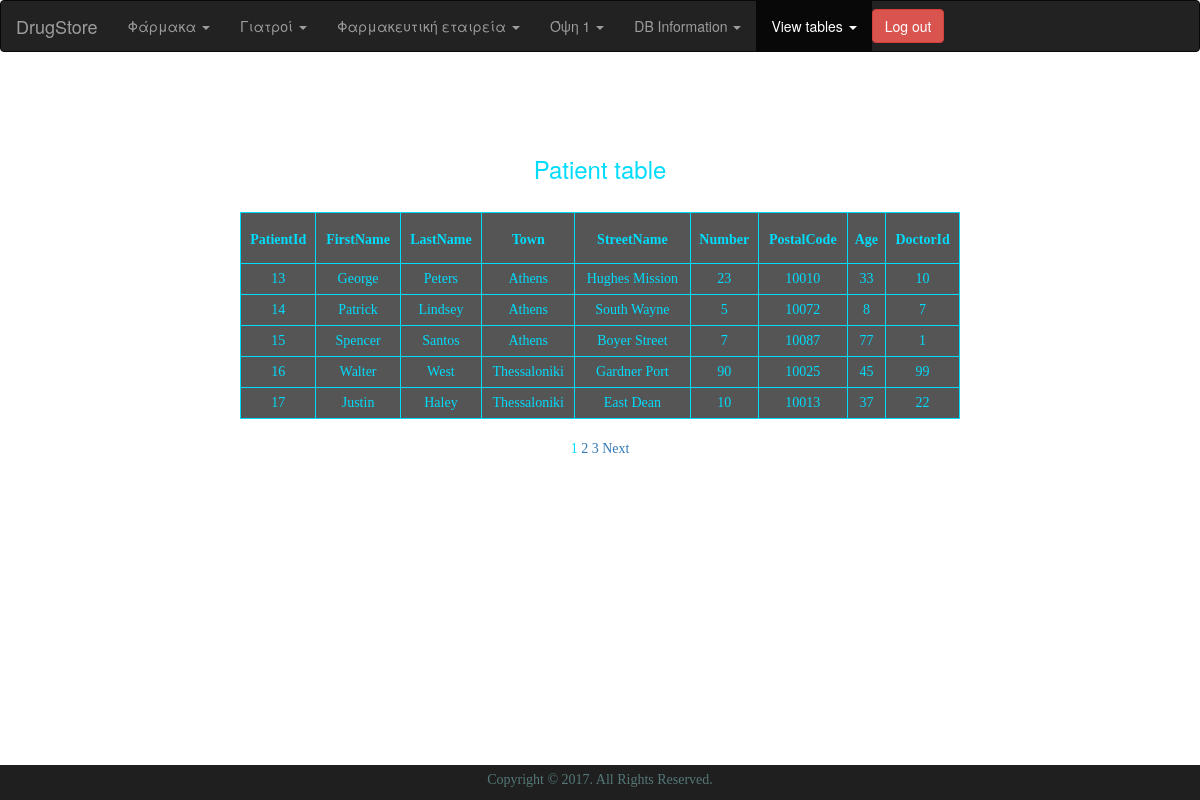
Page /site2/view_patient.php (signed in) on the committed database.
### tables this page shows
create table Patient(
PatientId int not null AUTO_INCREMENT ,
FirstName varchar(15) not null,
LastName varchar(15) not null,
Town varchar(20) not null,
StreetName varchar(20) ,
Number int  check(Number>0),
PostalCode int check(PostalCode>0),
Age int check(Age>0),
DoctorId int not null,
foreign key(DoctorId) references Doctor(DoctorId),
primary key(PatientId) );

### site2/view_patient.php (the view, shortened to what this page needs)
<!DOCTYPE html>
<html lang="en">
<head>
  <link href="css/bootstrap.min.css" rel="stylesheet">
</head>
<body background="images/30.jpg">
<div>
<nav class="navbar navbar-inverse">
  <div class="container-fluid">
    <div class="navbar-header">
      <a class="navbar-brand" href="http://localhost:8888/site2/index.php">DrugStore</a>
    </div>
    <ul class="nav navbar-nav">
	  <li class="dropdown">
	  	<a class="dropdown-toggle" data-toggle="dropdown" href="#">Φάρμακα
	    	<span class="caret"></span></a>
	        </li>
      <li>
	  <li class="dropdown">
	  	<a class="dropdown-toggle" data-toggle="dropdown" href="#">Γιατροί
	    	<span class="caret"></span></a>
	        </li>
      <li>
  	  <li class="dropdown">
  	  	<a class="dropdown-toggle" data-toggle="dropdown" href="#">Φαρμακευτική εταιρεία
  	    	<span class="caret"></span></a>
  	        </li>
        <li>
  	  <li class="dropdown">
  	  	<a class="dropdown-toggle" data-toggle="dropdown" href="#">Όψη 1
  	    	<span class="caret"></span></a>
  	        </li>
        <li>
		<li class="dropdown">
			<a class="dropdown-toggle" data-toggle="dropdown" href="#">DB Information
		  	<span class="caret"></span></a>
		      </li>
	<li>
  	  <li class="active">
  	  	<a class="dropdown-toggle" data-toggle="dropdown" href="#">View tables
  	    	<span class="caret"></span></a>
  	        </li>
        <li>
			<button class="btn btn-danger navbar-btn navbar-right"><a href="logout.php"><font color="white">Log out</font></a></button>
    </ul>
  </div>
</nav>
<?php
		require_once('mysqli_connect.php');
		$display = 5;
		if (isset($_GET['p']) && is_numeric($_GET['p'])){
			$pages = $_GET['p'];
		}else{
			$q = "SELECT COUNT(PatientId) FROM Patient";
			$r = @mysqli_query($conn, $q);
			$row = @mysqli_fetch_array($r, MYSQLI_NUM);
			$records = $row[0];
			if ($records > $display){
				$pages = ceil($records/$display);
			}else{
				$pages = 1;
			}
		}
		if (isset($_GET['s']) && is_numeric($_GET['s'])){
			$start = $_GET['s'];
		}else{
			$start = 0;
		}
		$q = "SELECT PatientId,FirstName,LastName,Town,StreetName,Number,PostalCode,Age,DoctorId FROM Patient ORDER BY PatientId ASC LIMIT $start, $display";
		$r = @mysqli_query($conn, $q);
		echo '<h3>Patient table</h3>';
		echo '</br><table align="center" cellspacing="3" cellpadding="3" width="60%">
			<tr>
				<td align="left"><h5><b>PatientId</b></h5></td>
				<td align="left"><h5><b>FirstName</b></h5></td>
				<td align="left"><h5><b>LastName</b></h5></td>
				<td align="left"><h5><b>Town</b></h5></td>
				<td align="left"><h5><b>StreetName</b></h5></td>
				<td align="left"><h5><b>Number</b></h5></td>
				<td align="left"><h5><b>PostalCode</b></h5></td>
				<td align="left"><h5><b>Age</b></h5></td>
				<td align="left"><h5><b>DoctorId</b></h5></td>
			</tr>';
		while ($row = mysqli_fetch_array($r, MYSQLI_ASSOC)){
			echo '<tr>
					<td align="left">' . $row['PatientId'] . '</td>
					<td align="left">' . $row['FirstName'] . '</td>
					<td align="left">' . $row['LastName'] . '</td>
					<td align="left">' . $row['Town'] . '</td>
					<td align="left">' . $row['StreetName'] . '</td>
					<td align="left">'  . $row['Number'] . '</td>
					<td align="left">' . $row['PostalCode'] . '</td>
					<td align="left">' . $row['Age'] . '</td>
					<td align="left">' . $row['DoctorId'] . '</td>
				  </tr>';
		}
		echo '</table>';
		if ($pages > 1){
			echo '<br /><p>';
			$current_page = ($start/$display)+1;
				for ($i=1; $i<=$pages; $i++){
					if ($i != $current_page){
						echo '<a href="view_patient.php?s=' . (($display *
						($i - 1))) . '&p=' . $pages . '">' . $i . '</a> ';
					}else{
						echo $i . ' ';
					}
				}
				if ($current_page != $pages){
					echo '<a href="view_patient.php?s=' . ($start + $display) . '&p=' . $pages . '">Next</a>';
				}
				echo '</p>';
		}
?>
<footer>
<section class="copyright-section">
<div class="container">
<div class="row">
<div class="col-sm-12">
<div class="copyright">
<p>Copyright &copy; 2017. All Rights Reserved.</p>
</div>
</div>
</div>
</div>
</section>
</footer>
</div>
</body>
</html>

### site2/view_patient.php (style rules this page uses)
html, body { background-repeat:no-repeat; background-size:cover; width: 100%; height: 100%; }
footer { background: #1F1F1F; bottom: 0; position:fixed; right:0; left:0; }
footer .copyright-section { background: #1F1F1F; padding: 10px 1000; }
footer .copyright-section .copyright { margin-top: 5px; }
footer .copyright-section .copyright p { text-align: center; color: #577; }
p,td,b { color:#00DCFC; text-align:center; font-family: "Comic Sans MS"; }
h1,h3,h4,h5 { margin-top: 1em; color:#00DCFC; text-align:center; }
table, th, td { border: 1px solid #00DCFC; border-collapse: collapse; empty-cells: hide; background: RGBA(31, 31, 31, 0.5); }
th, td { padding: 5px; text-align: center; }

### rows in the picture
patient: PatientId "13", FirstName "George", LastName "Peters", Town "Athens", StreetName "Hughes Mission", Number "23", PostalCode "10010", Age "33", DoctorId "10"
patient: PatientId "14", FirstName "Patrick", LastName "Lindsey", Town "Athens", StreetName "South Wayne", Number "5", PostalCode "10072", Age "8", DoctorId "7"
patient: PatientId "15", FirstName "Spencer", LastName "Santos", Town "Athens", StreetName "Boyer Street", Number "7", PostalCode "10087", Age "77", DoctorId "1"
patient: PatientId "16", FirstName "Walter", LastName "West", Town "Thessaloniki", StreetName "Gardner Port", Number "90", PostalCode "10025", Age "45", DoctorId "99"
patient: PatientId "17", FirstName "Justin", LastName "Haley", Town "Thessaloniki", StreetName "East Dean", Number "10", PostalCode "10013", Age "37", DoctorId "22"
